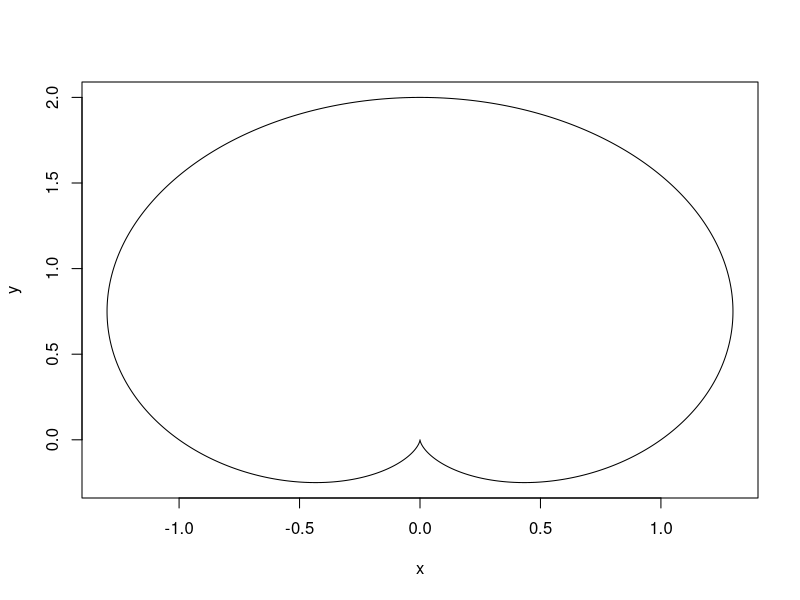
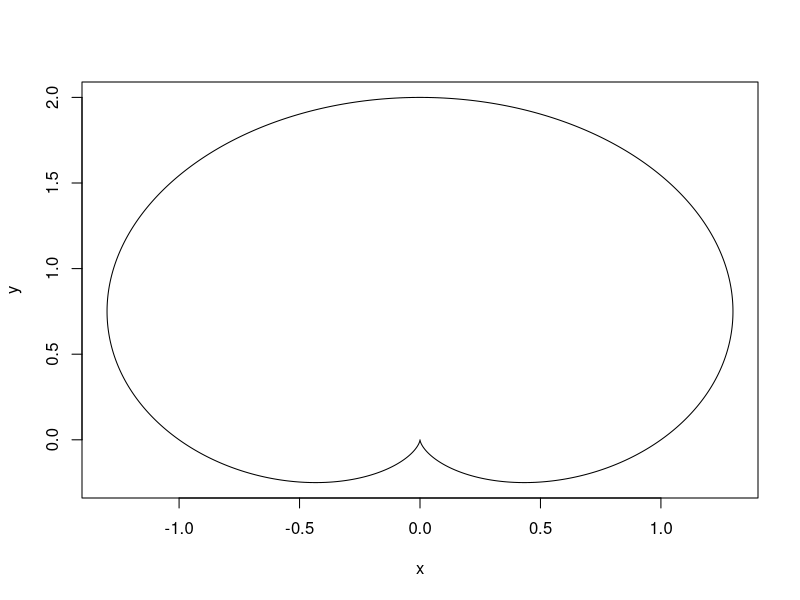
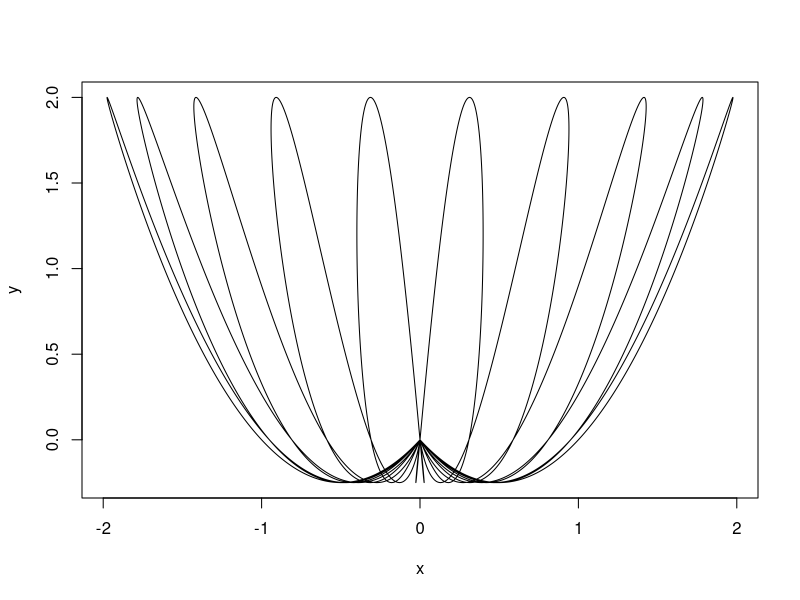
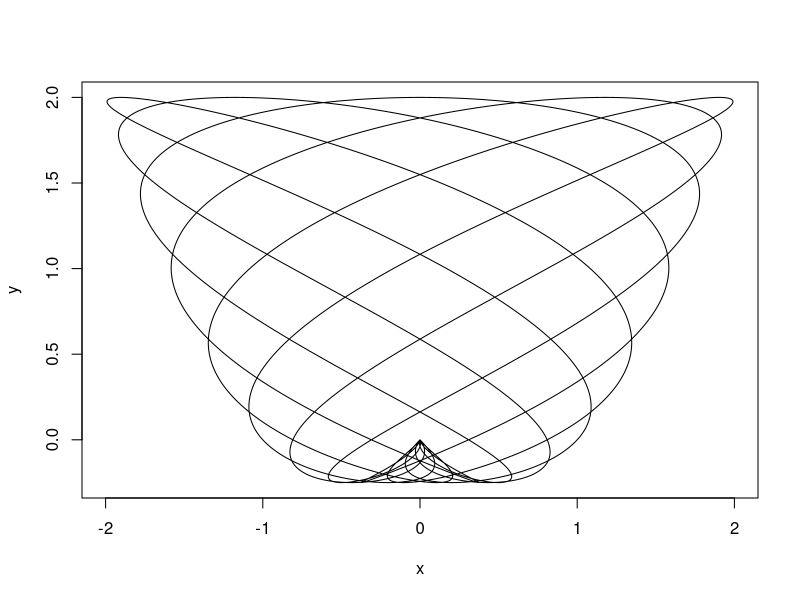
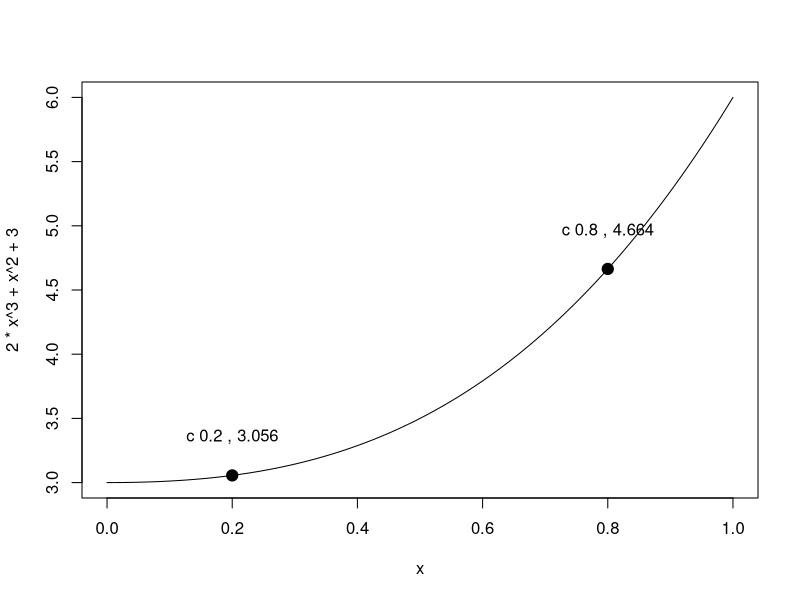
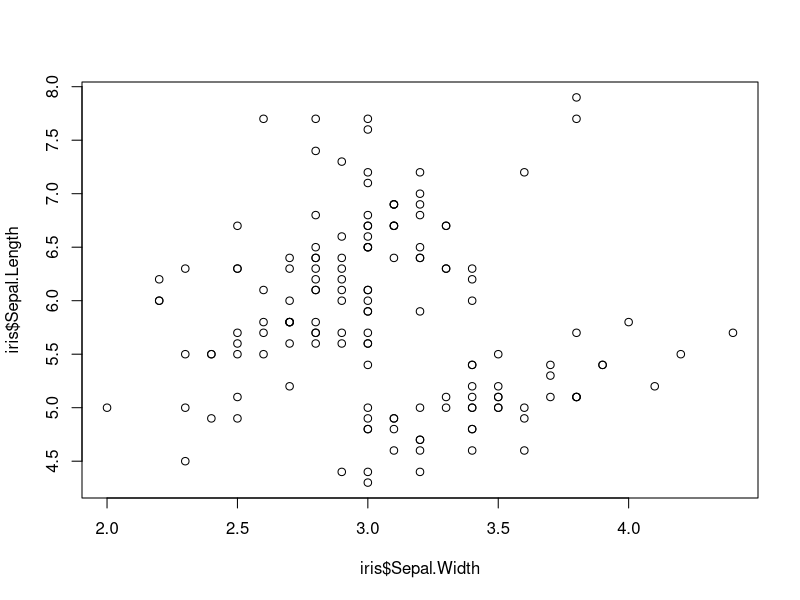
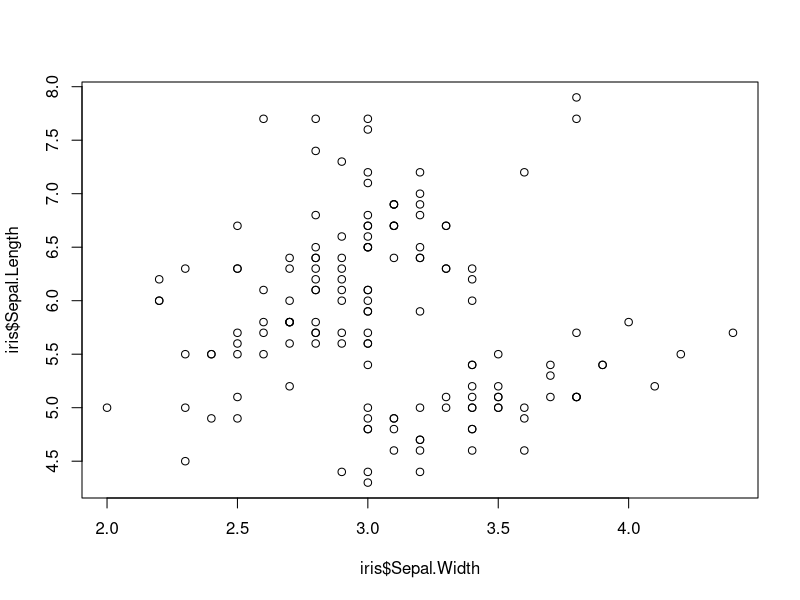
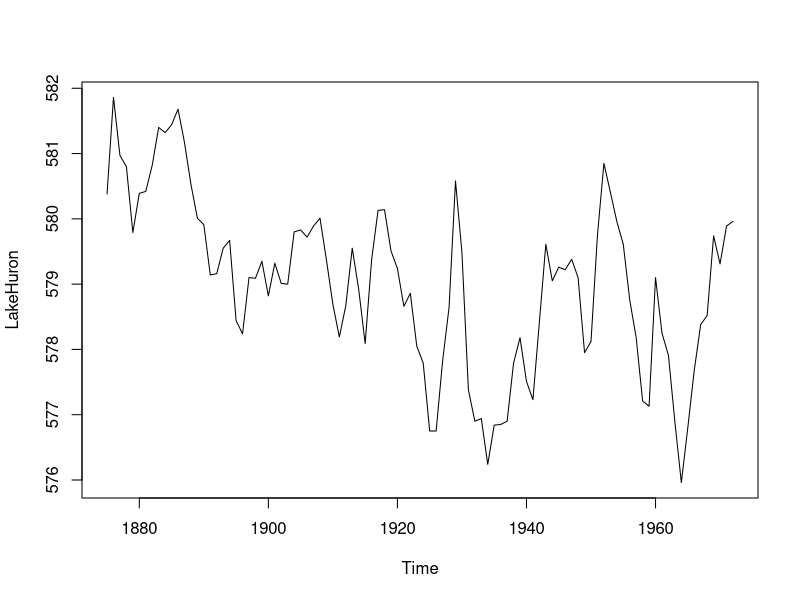

Write R code to recreate these figures, in order.
#Zad 1
#r=1+sin(t)
#phi=c*t

t<-seq(0,360,by=0.01)
c<-1
r<-1+sin(t)
phi<-c*t

#x=r*cos(t)
#y=r*sin(t)

x<-r*cos(phi)
y<-r*sin(t)

plot(x,y,type="l")

wykres<- function(c)
{
  t<-seq(0,360,by=0.01)
  r<-1+sin(t)
  phi<-c*t
  x<-r*cos(phi)
  y<-r*sin(t)
  
  plot(x,y,type="l")
}
wykres(1)
wykres(0.1)
wykres(2.2)


#Zad 2

curve(2*x^3+x^2+3,0,1)
p<-c(0.2,0.8)
w<-2*p^3+p^2+3

f<-function(x)
{
  2*x^3+x^2+3
}
f(0.2)
f(0.8)
points(p,w,pch=19,cex=1.5,add=TRUE)
text(p,w+0.3,paste("c",p,",",w))

#Zad 3

getwd()

iris
#Zapisuje nam w bieżącej ścieżce 

plot(iris$Sepal.Width,iris$Sepal.Length)
pdf("nazwa.pdf")
dev.off()

plot(iris$Sepal.Width,iris$Sepal.Length)
png("nazwa2.png")
dev.off()

#Zad 4

LakeHuron

plot(LakeHuron)
identify(LakeHuron,labels = time(LakeHuron))

#Zad 5

x<-seq(-pi,pi,by=0.01)
plot(x,sin(x),type="l",axes=FALSE)
axis(2,pos =0,las =2, tck=0.02)
axis(1,pos= 0, at =seq(-pi,pi,by=pi/4) , tck=0.02)
arrows(pi,0,1.05*pi,0)
arrows(0,1,0,1.05)
